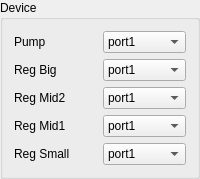
      <widget class="QGroupBox" name="gBox_Dev">
       <property name="title">
        <string>Device</string>
       </property>
       <layout class="QGridLayout" name="gridLayout_2">
        <item row="0" column="0">
         <widget class="QLabel" name="label_7">
          <property name="text">
           <string>Pump</string>
          </property>
         </widget>
        </item>
        <item row="0" column="1">
         <widget class="QComboBox" name="cBox_Pump">
          <item>
           <property name="text">
            <string>port1</string>
           </property>
          </item>
          <item>
           <property name="text">
            <string>port2</string>
           </property>
          </item>
          <item>
           <property name="text">
            <string>port3</string>
           </property>
          </item>
          <item>
           <property name="text">
            <string>port4</string>
           </property>
          </item>
          <item>
           <property name="text">
            <string>port5</string>
           </property>
          </item>
          <item>
           <property name="text">
            <string>port6</string>
           </property>
          </item>
          <item>
           <property name="text">
            <string>port7</string>
           </property>
          </item>
          <item>
           <property name="text">
            <string>port8</string>
           </property>
          </item>
          <item>
           <property name="text">
            <string>port9</string>
           </property>
          </item>
          <item>
           <property name="text">
            <string>port10</string>
           </property>
          </item>
          <item>
           <property name="text">
            <string>port11</string>
           </property>
          </item>
          <item>
           <property name="text">
            <string>port12</string>
           </property>
          </item>
          <item>
           <property name="text">
            <string>port13</string>
           </property>
          </item>
          <item>
           <property name="text">
            <string>port14</string>
           </property>
          </item>
          <item>
           <property name="text">
            <string>port15</string>
           </property>
          </item>
          <item>
           <property name="text">
            <string>port16</string>
           </property>
          </item>
          <item>
           <property name="text">
            <string>port17</string>
           </property>
          </item>
          <item>
           <property name="text">
            <string>port18</string>
           </property>
          </item>
          <item>
           <property name="text">
            <string>port19</string>
           </property>
          </item>
          <item>
           <property name="text">
            <string>port20</string>
           </property>
          </item>
         </widget>
        </item>
        <item row="1" column="0">
         <widget class="QLabel" name="label_8">
          <property name="text">
           <string>Reg Big</string>
          </property>
         </widget>
        </item>
        <item row="1" column="1">
         <widget class="QComboBox" name="cBox_Regulate_Big">
          <item>
           <property name="text">
            <string>port1</string>
           </property>
          </item>
          <item>
           <property name="text">
            <string>port2</string>
           </property>
          </item>
          <item>
           <property name="text">
            <string>port3</string>
           </property>
          </item>
          <item>
           <property name="text">
            <string>port4</string>
           </property>
          </item>
          <item>
           <property name="text">
            <string>port5</string>
           </property>
          </item>
          <item>
           <property name="text">
            <string>port6</string>
           </property>
          </item>
          <item>
           <property name="text">
            <string>port7</string>
           </property>
          </item>
          <item>
           <property name="text">
            <string>port8</string>
           </property>
          </item>
          <item>
           <property name="text">
            <string>port9</string>
           </property>
          </item>
          <item>
           <property name="text">
            <string>port10</string>
           </property>
          </item>
          <item>
           <property name="text">
            <string>port11</string>
           </property>
          </item>
          <item>
           <property name="text">
            <string>port12</string>
           </property>
          </item>
          <item>
           <property name="text">
            <string>port13</string>
           </property>
          </item>
          <item>
           <property name="text">
            <string>port14</string>
           </property>
          </item>
          <item>
           <property name="text">
            <string>port15</string>
           </property>
          </item>
          <item>
           <property name="text">
            <string>port16</string>
           </property>
          </item>
          <item>
           <property name="text">
            <string>port17</string>
           </property>
          </item>
          <item>
           <property name="text">
            <string>port18</string>
           </property>
          </item>
          <item>
           <property name="text">
            <string>port19</string>
           </property>
          </item>
          <item>
           <property name="text">
            <string>port20</string>
           </property>
          </item>
         </widget>
        </item>
        <item row="2" column="0">
         <widget class="QLabel" name="label_9">
          <property name="text">
           <string>Reg Mid2</string>
          </property>
         </widget>
        </item>
        <item row="2" column="1">
         <widget class="QComboBox" name="cBox_Regulate_Mid2">
          <item>
           <property name="text">
            <string>port1</string>
           </property>
          </item>
          <item>
           <property name="text">
            <string>port2</string>
           </property>
          </item>
          <item>
           <property name="text">
            <string>port3</string>
           </property>
          </item>
          <item>
           <property name="text">
            <string>port4</string>
           </property>
          </item>
          <item>
           <property name="text">
            <string>port5</string>
           </property>
          </item>
          <item>
           <property name="text">
            <string>port6</string>
           </property>
          </item>
          <item>
           <property name="text">
            <string>port7</string>
           </property>
          </item>
          <item>
           <property name="text">
            <string>port8</string>
           </property>
          </item>
          <item>
           <property name="text">
            <string>port9</string>
           </property>
          </item>
          <item>
           <property name="text">
            <string>port10</string>
           </property>
          </item>
          <item>
           <property name="text">
            <string>port11</string>
           </property>
          </item>
          <item>
           <property name="text">
            <string>port12</string>
           </property>
          </item>
          <item>
           <property name="text">
            <string>port13</string>
           </property>
          </item>
          <item>
           <property name="text">
            <string>port14</string>
           </property>
          </item>
          <item>
           <property name="text">
            <string>port15</string>
           </property>
          </item>
          <item>
           <property name="text">
            <string>port16</string>
           </property>
          </item>
          <item>
           <property name="text">
            <string>port17</string>
           </property>
          </item>
          <item>
           <property name="text">
            <string>port18</string>
           </property>
          </item>
          <item>
           <property name="text">
            <string>port19</string>
           </property>
          </item>
          <item>
           <property name="text">
            <string>port20</string>
           </property>
          </item>
         </widget>
        </item>
        <item row="3" column="0">
         <widget class="QLabel" name="label_10">
          <property name="text">
           <string>Reg Mid1</string>
          </property>
         </widget>
        </item>
        <item row="3" column="1">
         <widget class="QComboBox" name="cBox_Regulate_Mid1">
          <item>
           <property name="text">
            <string>port1</string>
           </property>
          </item>
          <item>
           <property name="text">
            <string>port2</string>
           </property>
          </item>
          <item>
           <property name="text">
            <string>port3</string>
           </property>
          </item>
          <item>
           <property name="text">
            <string>port4</string>
           </property>
          </item>
          <item>
           <property name="text">
            <string>port5</string>
           </property>
          </item>
          <item>
           <property name="text">
            <string>port6</string>
           </property>
          </item>
          <item>
           <property name="text">
            <string>port7</string>
           </property>
          </item>
          <item>
           <property name="text">
            <string>port8</string>
           </property>
          </item>
          <item>
           <property name="text">
            <string>port9</string>
           </property>
          </item>
          <item>
           <property name="text">
            <string>port10</string>
           </property>
          </item>
          <item>
           <property name="text">
            <string>port11</string>
           </property>
          </item>
          <item>
           <property name="text">
            <string>port12</string>
           </property>
          </item>
          <item>
           <property name="text">
            <string>port13</string>
           </property>
          </item>
          <item>
           <property name="text">
            <string>port14</string>
           </property>
          </item>
          <item>
           <property name="text">
            <string>port15</string>
           </property>
          </item>
          <item>
           <property name="text">
            <string>port16</string>
           </property>
          </item>
          <item>
           <property name="text">
            <string>port17</string>
           </property>
          </item>
          <item>
           <property name="text">
            <string>port18</string>
           </property>
          </item>
          <item>
           <property name="text">
            <string>port19</string>
           </property>
          </item>
          <item>
           <property name="text">
            <string>port20</string>
           </property>
          </item>
         </widget>
        </item>
        <item row="4" column="0">
         <widget class="QLabel" name="label_11">
          <property name="text">
           <string>Reg Small</string>
          </property>
         </widget>
        </item>
        <item row="4" column="1">
         <widget class="QComboBox" name="cBox_Regulate_Small">
          <item>
           <property name="text">
            <string>port1</string>
           </property>
          </item>
          <item>
           <property name="text">
            <string>port2</string>
           </property>
          </item>
          <item>
           <property name="text">
            <string>port3</string>
           </property>
          </item>
          <item>
           <property name="text">
            <string>port4</string>
           </property>
          </item>
          <item>
           <property name="text">
            <string>port5</string>
           </property>
          </item>
          <item>
           <property name="text">
            <string>port6</string>
           </property>
          </item>
          <item>
           <property name="text">
            <string>port7</string>
           </property>
          </item>
          <item>
           <property name="text">
            <string>port8</string>
           </property>
          </item>
          <item>
           <property name="text">
            <string>port9</string>
           </property>
          </item>
          <item>
           <property name="text">
            <string>port10</string>
           </property>
          </item>
          <item>
           <property name="text">
            <string>port11</string>
           </property>
          </item>
          <item>
           <property name="text">
            <string>port12</string>
           </property>
          </item>
          <item>
           <property name="text">
            <string>port13</string>
           </property>
          </item>
          <item>
           <property name="text">
            <string>port14</string>
           </property>
          </item>
          <item>
           <property name="text">
            <string>port15</string>
           </property>
          </item>
          <item>
           <property name="text">
            <string>port16</string>
           </property>
          </item>
          <item>
           <property name="text">
            <string>port17</string>
           </property>
          </item>
          <item>
           <property name="text">
            <string>port18</string>
           </property>
          </item>
          <item>
           <property name="text">
            <string>port19</string>
           </property>
          </item>
          <item>
           <property name="text">
            <string>port20</string>
           </property>
          </item>
         </widget>
        </item>
       </layout>
      </widget>
